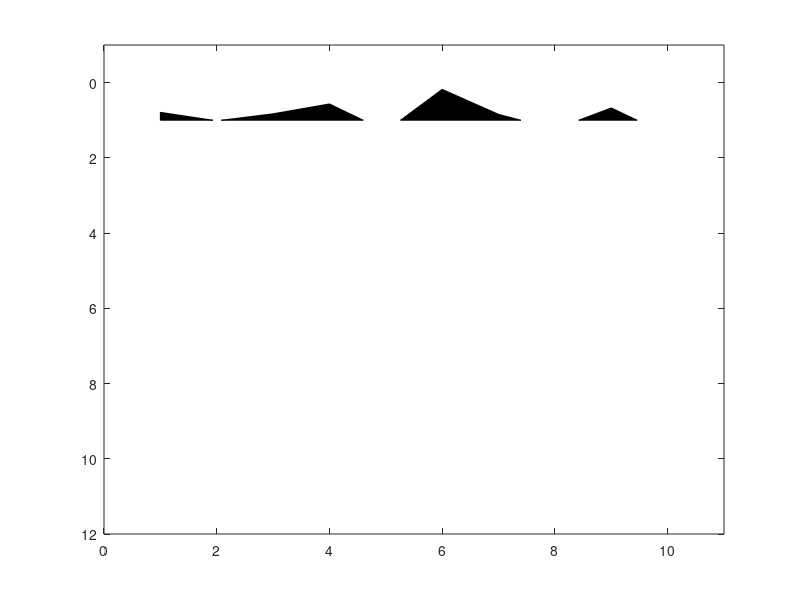

Source code (MATLAB): (Note: this script raises an error after producing the figure.)
function wigb_my(a,scal,x,z,amx,gettrace)
%WIGB: Plot seismic data using wiggles.
%
%  WIGB(a,scal,x,z,amx) 
%
%  IN  a:     seismic data (a matrix, traces are columns)
%      scale: multiple data by scal
%      x:     horizontal axis (often offset)
%      z:     vertical axis (often time)
%
%  Note
%
%    If only 'a' is enter, 'scal,x,z,amn,amx' are set automatically; 
%    otherwise, 'scal' is a scalar; 'x, z' are vectors for annotation in 
%    offset and time, amx are the amplitude range.
%
%
%  Author(s): Xingong Li (Intseis, Integrated Seismic Solutions)
%  Copyright 1998-2003 Xingong 
%  Revision: 1.2  Date: Dec/2002 
%  

 if nargin == 0, nx=10;nz=10; a = rand(nz,nx)-0.5; end;

 [nz,nx]=size(a);

 trmx= max(abs(a));
 if (nargin <= 4); amx=mean(trmx);  gettrace=NaN; end;
 if (nargin <= 2); x=[1:nx]; z=[1:nz];  end;
 if (nargin <= 1); scal =1; end;

 if nx <= 1; disp(' ERR:PlotWig: nx has to be more than 1');return;end;

 % take the average as dx

	dx1 = abs(x(2:nx)-x(1:nx-1));
 	dx = median(dx1);


 dz=z(2)-z(1);
 xmx=max(max(a)); xmn=min(min(a)); 

 if scal == 0; scal=1; end;
 a = a * dx /amx; 
 a = a * scal;

 fprintf(' PlotWig: data range [%f, %f], plotted max %f \n',xmn,xmx,amx);
 
% set display range 

 x1=min(x)-2.0*dx; x2=max(x)+2.0*dx;
 z1=min(z)-dz; z2=max(z)+dz;
 
%  set(gca,'NextPlot','add','Box','on', ...
%   'XLim', [x1 x2], ...
%   'YDir','reverse', ...
%   'YLim',[z1 z2]);

 set(gca,'NextPlot','add','Box','on', ...
  'XLim', [z1 z2], ...
  'YDir','reverse', ...
  'YLim',[x1 x2]);
 

	fillcolor = [0 0 0];
	linecolor = [0 0 0];
	linewidth = 1.;

	z=z'; 	% input as row vector
	zstart=z(1);
	zend  =z(nz);

for i=1:nx,
   
  if trmx(i) ~= 0;    % skip the zero traces
	tr=a(:,i); 	% --- one scale for all section
  	s = sign(tr) ;
  	i1= find( s(1:nz-1) ~= s(2:nz) );	% zero crossing points
	npos = length(i1);


	%12/7/97 
	zadd = i1 + tr(i1) ./ (tr(i1) - tr(i1+1)); %locations with 0 amplitudes
	aadd = zeros(size(zadd));

	[zpos,vpos] = find(tr <0);
	[zz,iz] = sort([zpos; zadd]); 	% indices of zero point plus positives
	aa = [tr(zpos); aadd];
	aa = aa(iz);

	% be careful at the ends
		if tr(1)<0, 	a0=0; z0=1.00;
		else, 		a0=0; z0=zadd(1);
		end;
		if tr(nz)<0, 	a1=0; z1=nz; 
		else, 		a1=0; z1=max(zadd);
		end;
			
	zz = [z0; zz; z1; z0];
 	aa = [a0; aa; a1; a0];
		
	zzz = zstart + zz*dz -dz;

% patch(zzz ,  aa+x(i),  fillcolor);
% 	line( 'Color',[1 1 1],'EraseMode','background',  ...
%          'Xdata',[zstart zend] , 'Ydata',x(i)+[0 0]); % remove zero line
if ismember(i, gettrace)
patch(zzz ,  aa+x(i),  [0.5 0.5 0.5]);
	line( 'Color',[1 1 1],'EraseMode','background',  ...
         'Xdata',[zstart zend] , 'Ydata',x(i)+[0 0]); % remove zero line
else
patch(zzz ,  aa+x(i),  fillcolor);
	line( 'Color',[1 1 1],'EraseMode','background',  ...
         'Xdata',[zstart zend] , 'Ydata',x(i)+[0 0]); % remove zero line
end

%'LineWidth',linewidth, ...
%12/7/97 'Xdata', x(i)+[0 0], 'Ydata',[z0 z1]*dz);	% remove zero line

	line( 'Color',linecolor,'EraseMode','background',  ...
	 'LineWidth',linewidth, ...
	 'Ydata', tr+x(i), 'Xdata',z);	% negatives line

   else % zeros trace
% line( 'Color',linecolor,'EraseMode','background',  ...
% 	 'LineWidth',linewidth, ...
%          'Ydata', [x(i) x(i)], 'Xdata',[zstart zend]);
   end;
end;
